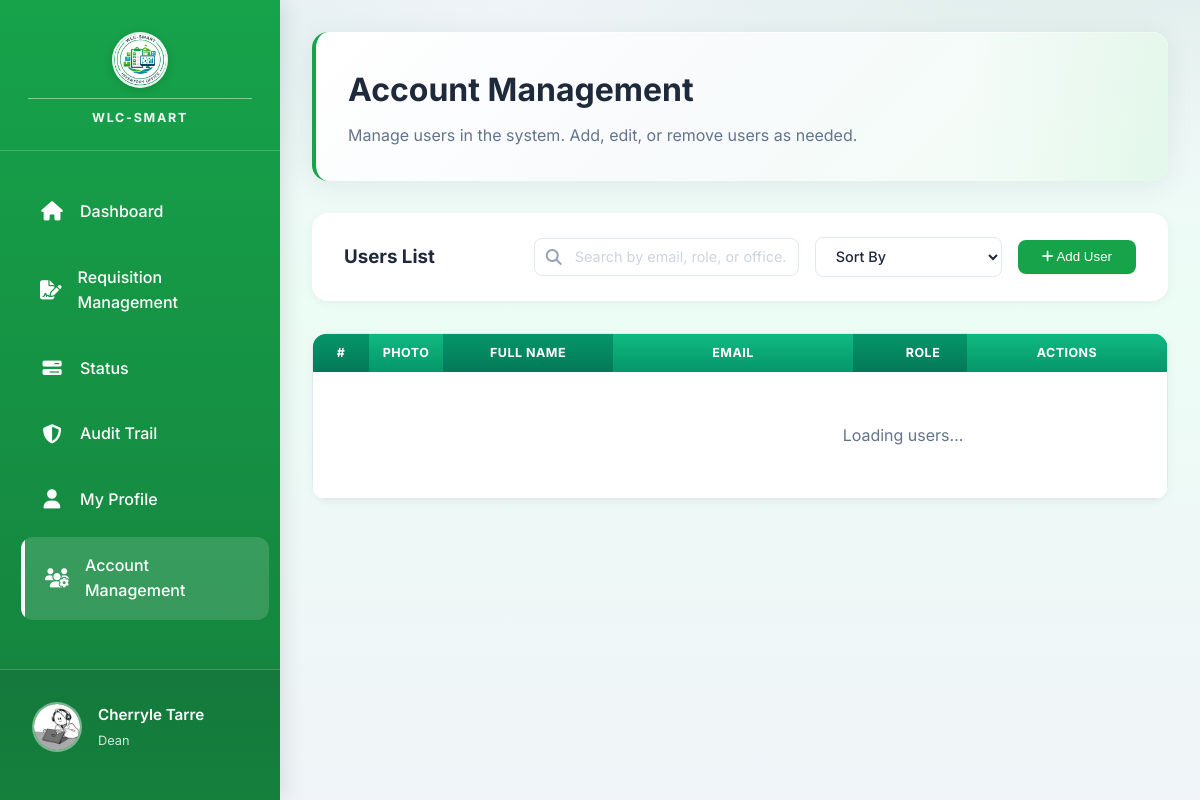
Screenshot of /public/pages/account_management.php (signed in) with the database file from the repository.
### tables this page shows
CREATE TABLE `user` (
  `user_id` int(11) NOT NULL,
  `Email` varchar(191) NOT NULL COMMENT 'Login email (kept as Email for backward compatibility)',
  `password` varchar(255) NOT NULL COMMENT 'Store hashed password (bcrypt/argon2)',
  `role` enum('Inventory Manager','Dean','Laboratory Manager','Comptroller','President','Employee','User','GSD officer') NOT NULL DEFAULT 'User',
  `failed_attempts` tinyint(3) UNSIGNED NOT NULL DEFAULT 0 COMMENT 'Failed login counter',
  `lock_time` datetime DEFAULT NULL COMMENT 'When account lock was triggered',
  `created_at` datetime NOT NULL DEFAULT current_timestamp() COMMENT 'Record creation timestamp',
  `updated_at` datetime NOT NULL DEFAULT current_timestamp() ON UPDATE current_timestamp() COMMENT 'Last profile/account update',
  `deleted_at` datetime DEFAULT NULL COMMENT 'Soft-delete timestamp',
  `office_id` int(11) DEFAULT NULL,
  `photo_url` varchar(500) DEFAULT NULL COMMENT 'Profile photo URL/path',
  `full_name` varchar(150) DEFAULT NULL COMMENT 'User full name for profile/UI',
  `contact_number` varchar(20) DEFAULT NULL COMMENT 'Mobile/telephone number',
  `has_consented` tinyint(1) NOT NULL DEFAULT 0 COMMENT 'Accepted Privacy Notice + T&C',
  `consent_version` varchar(10) DEFAULT NULL COMMENT 'Policy version accepted (e.g., 2026-01)',
  `consent_date` datetime DEFAULT NULL COMMENT 'When consent was given',
  `last_login` datetime DEFAULT NULL COMMENT 'Most recent successful login',
  `account_status` enum('active','disabled','locked') NOT NULL DEFAULT 'active' COMMENT 'Account lifecycle state',
  `password_updated_at` datetime DEFAULT NULL COMMENT 'Last password change date',
  `remember_token` varchar(255) DEFAULT NULL COMMENT 'Persistent-login/session token hash'
);

### public/pages/account_management.php (the view, shortened to what this page needs)
<?php
$db = Database::connect();
$stmt = $db->prepare("SELECT * FROM user WHERE user_id = ?");
$stmt->execute([$_SESSION['user_id']]);
$user = $stmt->fetch();
$initials = strtoupper(substr($user['Email'], 0, 1));
?>
<!DOCTYPE html>
<html lang="en">
<head>
<link rel="stylesheet" href="../assets/css/dashboard.css">
<link rel="stylesheet" href="../assets/css/account_management.css">
<link rel="stylesheet" href="../assets/css/loading.css">
<link rel="stylesheet" href="https://cdnjs.cloudflare.com/ajax/libs/font-awesome/6.5.0/css/all.min.css">
</head>
<body>
<aside class="sidebar" id="sidebar">
    <?php require __DIR__ . '/partials/sidebar_brand_header.php'; ?>
    <nav>
        <ul class="sidebar-nav">
            <li><a href="dashboard.php"><i class="fas fa-home"></i> Dashboard</a></li>
            <li><a href="requisition_management.php"><i class="fas fa-file-signature"></i> Requisition Management</a></li>
            <li><a href="requisition_status.php"><i class="fas fa-bars-progress"></i> Status</a></li>
            <li><a href="audit_trail.php"><i class="fas fa-shield-alt"></i> Audit Trail</a></li>
            <li><a href="my_profile.php"><i class="fas fa-user"></i> My Profile</a></li>
            <li><a href="account_management.php" class="active"><i class="fas fa-users-cog"></i> Account Management</a></li>
            <li><a href="facility_management.php"><i class="fas fa-building"></i> Facility Management</a></li>
        </ul>
    </nav>
    <div class="sidebar-footer">
        <div class="user-profile">
            <div class="user-avatar">
                <?php if (!empty($user['photo_url'])): ?>
                    <img src="../<?php echo htmlspecialchars($user['photo_url']); ?>" alt="Profile Photo" class="user-avatar-img">
                <?php else: ?>
                    <div class="user-avatar-initials"><?php echo $initials; ?></div>
                <?php endif; ?>
            </div>
            <div class="user-details">
                <h4><?php echo htmlspecialchars((string)($user['full_name'] ?? '') !== '' ? (string)$user['full_name'] : explode('@', (string)$user['Email'])[0]); ?></h4>
                <p><?php echo htmlspecialchars($user['role']); ?></p>
            </div>
        </div>
    </div>
</aside>
<main class="main-content account-management-container">
    <div class="page-header">
        <h1>Account Management</h1>
        <p>Manage users in the system. Add, edit, or remove users as needed.</p>
    </div>
    <div class="filter-section">
        <h3>Users List</h3>
        <div class="filter-controls">
            <div class="search-container">
                <input type="text" id="searchInput" placeholder="Search by email, role, or office..." class="search-input">
            </div>
            <select id="sortDropdown" class="sort-dropdown">
                <option value="">Sort By</option>
            </select>
            <button class="btn-filter" id="addUserBtn"><i class="fas fa-plus"></i> Add User</button>
        </div>
    </div>
    <div class="table-container">
        <div class="table-wrapper">
            <table>
                <thead>
                    <tr>
                        <th>#</th>
                        <th>Photo</th>
                        <th>Full Name</th>
                        <th>Email</th>
                        <th>Role</th>
                        <th>Status</th>
                        <th>Office</th>
                        <th>Actions</th>
                    </tr>
                </thead>
                <tbody id="usersTableBody">
                    <tr>
                        <td colspan="8" style="text-align:center;padding:50px;color:#64748b;">Loading users...</td>
                    </tr>
                </tbody>
            </table>
        </div>
    </div>
</main>
</body>
</html>

### public/assets/css/account_management.css (style rules this page uses)
.account-management-container { animation:fadeIn 0.5s ease; }
.filter-section { background:white; padding:1.5rem 2rem; border-radius:16px; box-shadow:0 2px 10px rgba(0,0,0,0.05); margin-bottom:2rem; display:flex; align-items:center; justify-content:space-between; flex-wrap:wrap; gap:1rem; animation:slideDown 0.5s ease; }
.filter-controls button { padding:0.6rem 1.5rem; background:#16a34a; color:white; border:none; border-radius:8px; cursor:pointer; font-weight:500; transition: all 0.3s ease; }
.filter-controls { display: flex; align-items: center; gap: 1rem; flex-wrap: wrap; }
.search-container { position: relative; flex: 1; min-width: 250px; max-width: 350px; }
.search-input { width: 100%; padding: 0.6rem 0.75rem 0.6rem 2.5rem; border: 1px solid #e2e8f0; border-radius: 8px; font-size: 0.9rem; transition: all 0.3s ease; font-family: inherit; }
.search-input::placeholder { color: #cbd5e1; }
.sort-dropdown { padding: 0.6rem 1rem; border: 1px solid #e2e8f0; border-radius: 8px; background-color: white; color: #1e293b; cursor: pointer; font-weight: 500; font-size: 0.9rem; transition: all 0.3s ease; font-family: inherit; }
.sort-dropdown option { padding: 0.5rem; }
.table-container { animation:fadeInUp 0.6s ease; }
.table-wrapper { overflow-x:auto; overflow-y:hidden; border:1px solid #e2e8f0; border-radius:12px; background:#fff; }
.table-wrapper table { width:100%; min-width:980px; border-collapse:collapse; table-layout:fixed; }
.table-wrapper th,.table-wrapper td { padding:0.75rem 0.85rem; text-align:left; border-bottom:1px solid #e2e8f0; vertical-align:middle; }
.table-wrapper th { white-space:nowrap; position:sticky; top:0; background:#f8fafc; z-index:2; }
.table-wrapper td { white-space:nowrap; overflow:hidden; text-overflow:ellipsis; }
.table-wrapper thead th { font-weight:700;font-size:0.82rem; }
.table-wrapper th:nth-child(1), .table-wrapper td:nth-child(1) { width:56px; }
.table-wrapper th:nth-child(2), .table-wrapper td:nth-child(2) { width:74px; }
.table-wrapper th:nth-child(3), .table-wrapper td:nth-child(3) { width:170px; }
.table-wrapper th:nth-child(4), .table-wrapper td:nth-child(4) { width:240px; }
.table-wrapper th:nth-child(5), .table-wrapper td:nth-child(5) { width:140px; }
.table-wrapper th:nth-child(6), .table-wrapper td:nth-child(6) { width:130px; }
.table-wrapper th:nth-child(7), .table-wrapper td:nth-child(7) { width:170px; }
.table-wrapper th:nth-child(8), .table-wrapper td:nth-child(8) { width:200px; }
.table-wrapper th:last-child, .table-wrapper td:last-child { position:sticky; right:0; background:#fff; z-index:3; }
.table-wrapper th:last-child { background:#f8fafc; }
.table-wrapper td:last-child { overflow:visible; text-overflow:clip; }
.table-wrapper td { position: relative; z-index: 1; }

### rows the page displays
user: photo_url (picture), full_name "Cherryle Tarre", role "Dean"
